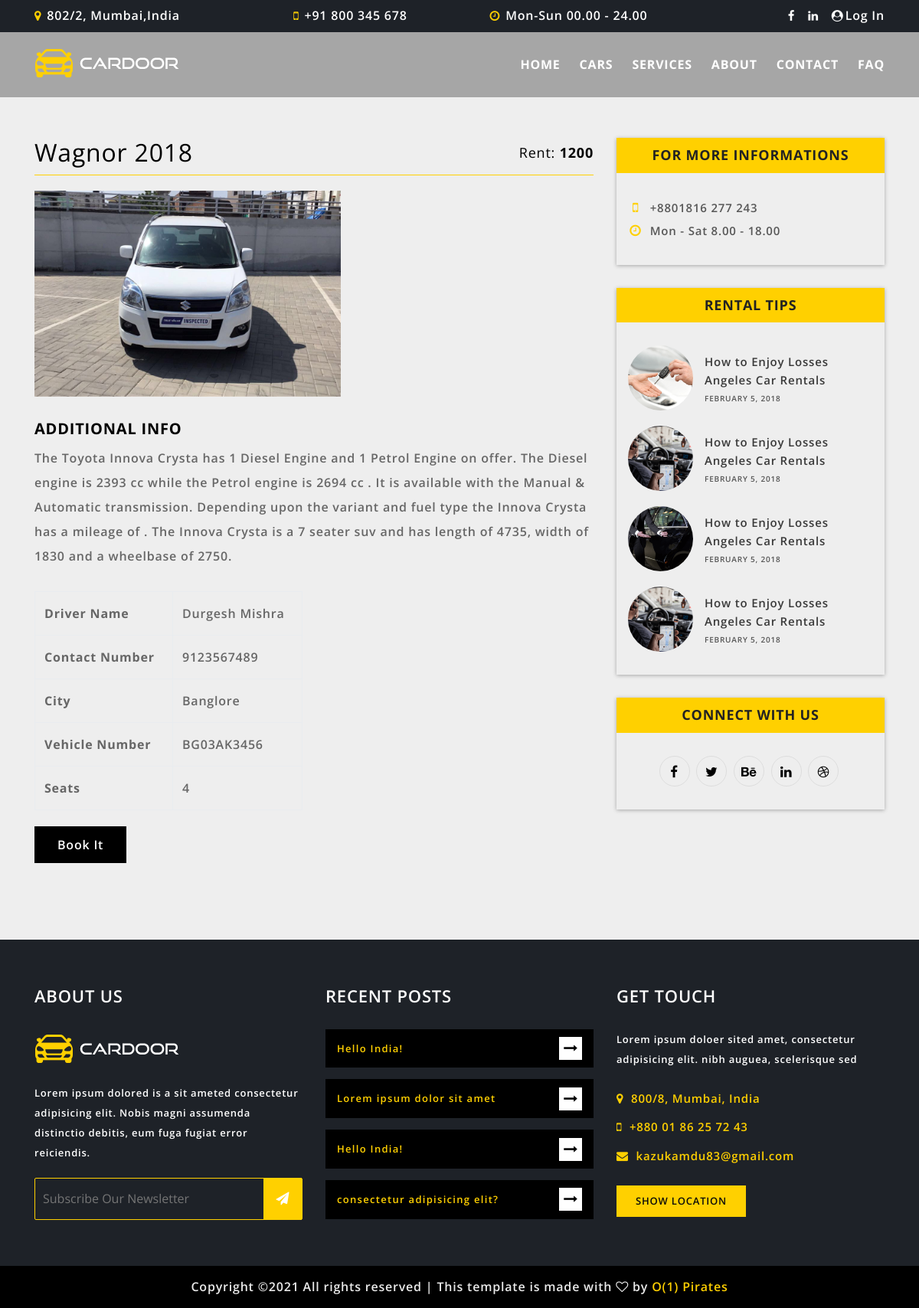
/cardetail/5, run on the app's committed database.
### car/models.py (models this page shows, shortened)
class Car(models.Model):
    user_id = models.ForeignKey(settings.AUTH_USER_MODEL, on_delete=models.CASCADE)
    carModel = models.CharField(max_length=50)
    carNumber = models.CharField(max_length=20)
    rate = models.IntegerField()
    seat = models.IntegerField()
    description = models.TextField()
    image = models.ImageField(upload_to="car/images")
    status = models.BooleanField(default=True)

### account/models.py (models this page shows, shortened)
class Account(AbstractBaseUser):
    user_id         = models.AutoField(primary_key=True)
    first_name 		= models.CharField(max_length=20)
    last_name 		= models.CharField(max_length=20)
    email           = models.EmailField(verbose_name="email", unique=True)
    username 		= models.CharField(max_length=30, unique=True)
    city            = models.CharField(max_length=15)
    address         = models.TextField()
    phone_number    = models.CharField(max_length=12, unique=True)
    date_joined     = models.DateTimeField(verbose_name="date joined", auto_now_add=True)
    last_login      = models.DateTimeField(verbose_name="last login", auto_now=True)
    is_admin        = models.BooleanField(default=False)
    is_active       = models.BooleanField(default=True)
    is_staff        = models.BooleanField(default=False)
    is_superuser    = models.BooleanField(default=False)
    USERNAME_FIELD  = "email"
    REQUIRED_FIELDS = ["first_name", "last_name", "username", "password", "city", "address", "phone_number"]
    objects = MyAccountManager()
    def __str__(self):
        return self.email

### car/views.py (the view)
# urls.py: path('cardetail/<int:id>', views.cardetail),
def cardetail(request,id):
    car = Car.objects.get(id=id)
    user_id = car.user_id
    owner = Account.objects.get(email=user_id)
    context = {
        'car' : car,
        'owner' : owner,
    }
    return render(request, 'cardetail.html', context)

### templates/cardetail.html
{% extends 'base.html' %}
{% load static %}
{% block content %}
            <div class="col-lg-8 d-none d-xl-block">
                <nav class="mainmenu alignright">
                    <ul>
                        <li><a href="{% url 'home' %}">Home</a></li>
                        <li><a href="{% url 'carlist' %}">Cars</a></li>
                        <li><a href="{% url 'service' %}">services</a></li>
                        <li><a href="{% url 'about' %}">About</a></li>
                        <li><a href="{% url 'contact' %}">Contact</a></li>
                        <li><a href="{% url 'faq' %}">FAQ</a></li>
                    </ul>
                </nav>
            </div>
        </div>
    </div>
</div>
</header>
<section id="car-list-area" class="section-padding" style="margin-top: 80px;">
    <div class="container">
        <div class="row">
            <div class="col-lg-8">
                <div class="car-details-content">
                    <h2>{{car.carModel}}<span class="price">Rent: <b>{{car.rate}}</b></span></h2>
                    <div>
                        <img src="{{car.image}}" width="400px" height="300px">
                    </div>
                    <div class="car-details-info">
                        <h4>Additional Info</h4>
                        <p>{{car.description}}</p>
                        <div class="technical-info">
                            <div class="row">
                                <div class="col-lg-6">
                                    <div class="tech-info-table">
                                        <table class="table table-bordered">
                                            <tr>
                                                <th>Driver Name</th>
                                                <td>{{owner.first_name}}{{owner.last_name}}</td>
                                            </tr>
                                            <tr>
                                                <th>Contact Number</th>
                                                <td>{{owner.phone_number}}</td>
                                            </tr>
                                            <tr>
                                                <th>City</th>
                                                <td>{{owner.city}}</td>
                                            </tr>
                                            <tr>
                                                <th>Vehicle Number</th>
                                                <td>{{car.carNumber}}</td>
                                            </tr>
                                            <tr>
                                                <th>Seats</th>
                                                <td>{{car.seat}}</td>
                                            </tr>
                                        </table>
                                    </div>
                                    <a href="#" class="rent-btn">Book It</a>
                                </div>
                            </div>
                        </div>
                    </div>
                </div>
            </div>
            <div class="col-lg-4">
                <div class="sidebar-content-wrap m-t-50">
                    <div class="single-sidebar">
                        <h3>For More Informations</h3>
                        <div class="sidebar-body">
                            <p><i class="fa fa-mobile"></i> +8801816 277 243</p>
                            <p><i class="fa fa-clock-o"></i> Mon - Sat 8.00 - 18.00</p>
                        </div>
                    </div>
                    <div class="single-sidebar">
                        <h3>Rental Tips</h3>
                        <div class="sidebar-body">
                            <ul class="recent-tips">
                                <li class="single-recent-tips">
                                    <div class="recent-tip-thum">
                                        <a href="#"><img src="{% static 'img/we-do/service1-img.png' %}"
                                                alt="JSOFT"></a>
                                    </div>
                                    <div class="recent-tip-body">
                                        <h4><a href="#">How to Enjoy Losses Angeles Car Rentals</a></h4>
                                        <span class="date">February 5, 2018</span>
                                    </div>
                                </li>
                                <li class="single-recent-tips">
                                    <div class="recent-tip-thum">
                                        <a href="#"><img src="{% static 'img/we-do/service3-img.png' %}"
                                                alt="JSOFT"></a>
                                    </div>
                                    <div class="recent-tip-body">
                                        <h4><a href="#">How to Enjoy Losses Angeles Car Rentals</a></h4>
                                        <span class="date">February 5, 2018</span>
                                    </div>
                                </li>
                                <li class="single-recent-tips">
                                    <div class="recent-tip-thum">
                                        <a href="#"><img src="{% static 'img/we-do/service2-img.png' %}"
                                                alt="JSOFT"></a>
                                    </div>
                                    <div class="recent-tip-body">
                                        <h4><a href="#">How to Enjoy Losses Angeles Car Rentals</a></h4>
                                        <span class="date">February 5, 2018</span>
                                    </div>
                                </li>
                                <li class="single-recent-tips">
                                    <div class="recent-tip-thum">
                                        <a href="#"><img src="{% static 'img/we-do/service3-img.png' %}"
                                                alt="JSOFT"></a>
                                    </div>
                                    <div class="recent-tip-body">
                                        <h4><a href="#">How to Enjoy Losses Angeles Car Rentals</a></h4>
                                        <span class="date">February 5, 2018</span>
                                    </div>
                                </li>
                            </ul>
                        </div>
                    </div>
                    <div class="single-sidebar">
                        <h3>Connect with Us</h3>
                        <div class="sidebar-body">
                            <div class="social-icons text-center">
                                <a href="#" target="_blank"><i class="fa fa-facebook"></i></a>
                                <a href="#" target="_blank"><i class="fa fa-twitter"></i></a>
                                <a href="#" target="_blank"><i class="fa fa-behance"></i></a>
                                <a href="#" target="_blank"><i class="fa fa-linkedin"></i></a>
                                <a href="#" target="_blank"><i class="fa fa-dribbble"></i></a>
                            </div>
                        </div>
                    </div>
                </div>
            </div>
        </div>
    </div>
</section>
{% endblock %}

### static/css/style.css (style rules this page uses)
.section-padding { padding: 100px 0; }
#header-area, #header-area a { color: #fff; }
.mainmenu ul li { float: left; position: relative; }
.mainmenu ul li a { display: block; font-weight: 700; margin-left: 25px; padding: 15px 0; text-transform: uppercase; -webkit-transition: all 0.4s ease 0s; transition: all 0.4s ease 0s; }
.slicknav_nav { background-color: #000; border-top: 1px solid #ffd000; position: absolute; top: 65px; width: 100%; }
.slicknav_nav ul, .slicknav_nav ul li a, .slicknav_nav ul li.slicknav_parent a { margin: 0; -webkit-transition: 0.4s; transition: 0.4s; text-transform: uppercase; }
html, body, #slideslow-bg, #slideslow-bg div { height: 100%; }
.rent-btn { background-color: #000; color: #fff; display: inline-block; font-weight: 600; margin-top: 5px; padding: 8px 30px; -webkit-transition: all 0.4s ease 0s; transition: all 0.4s ease 0s; }
.single-sidebar { -webkit-box-shadow: 0 1px 5px rgba(0, 0, 0, 0.3); box-shadow: 0 1px 5px rgba(0, 0, 0, 0.3); color: #575757; font-size: 15px; margin-bottom: 30px; }
.single-sidebar h3 { background-color: #ffd000; color: #222; font-size: 18px; padding: 12px 5px; text-align: center; text-transform: uppercase; }
.single-sidebar:last-child { margin-bottom: 0; }
.sidebar-body { line-height: 2; padding: 30px 15px; }
.sidebar-body i.fa { color: #ffd000; font-size: 17px; margin-right: 4px; text-align: center; width: 20px; }
.single-recent-tips { margin-bottom: 20px; }
.single-recent-tips:last-child { margin-bottom: 0; }
.recent-tip-thum, .recent-tip-body { display: table-cell; vertical-align: middle; }
.recent-tip-thum a img { border-radius: 50%; height: 85px; min-width: 85px; }
.recent-tip-body { color: #555; font-size: 10px; font-weight: 600; padding-left: 15px; }
.recent-tip-body a { color: #3a3a3a; font-size: 15px; font-weight: 600; -webkit-transition: all 0.4s ease 0s; transition: all 0.4s ease 0s; }
.recent-tip-body h4 { line-height: 1; }
.recent-tip-body span { display: block; margin-top: 5px; text-transform: uppercase; }
.sidebar-body .social-icons a i { border: 1px solid #ddd; border-radius: 50%; color: #000; height: 40px; line-height: 40px; -webkit-transition: all 0.3s ease 0s; transition: all 0.3s ease 0s; width: 40px; }
.car-details-content h2 { border-bottom: 1px solid #ffd000; font-weight: 400; margin-bottom: 20px; padding-bottom: 10px; }
.car-details-content h2 span { float: right; font-size: 18px; }
.car-details-info { color: #666; line-height: 2; padding-top: 30px; }
.car-details-info h4 { color: #000; font-size: 20px; margin-bottom: 10px; text-transform: uppercase; }
.technical-info { margin-top: 30px; }
body { margin-top:20px; background:#eee; }
.h1, .h2, .h3, .h4, .h5, .h6, h1, h2, h3, h4, h5, h6 { color: #000000; }

### data on the page
Car: carModel "Wagnor 2018", rate "1200", image (picture), description "The Toyota Innova Crysta has 1 Diesel Engine and 1 Petrol Engine on offer. The Diesel engine is 2393 cc while the Petrol engine is 2694 cc . It is available with the Manual & Automatic transmission. Depending upon the variant and fuel type the Innova Crysta has a mileage of . The Innova Crysta is a 7 seater suv and has length of 4735, width of 1830 and a wheelbase of 2750.", carNumber "BG03AK3456", seat "4"
Account: first_name "Durgesh", last_name "Mishra", phone_number "9123567489", city "Banglore"
